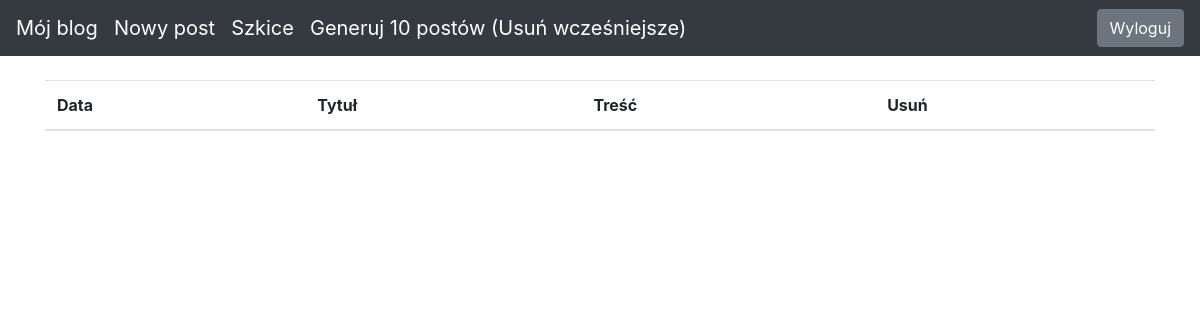
Before: /drafts/ (signed in) with the older database file.
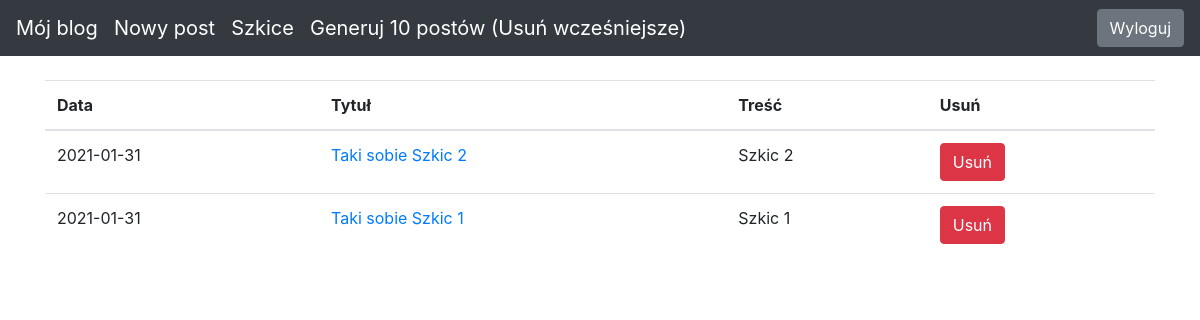
After: the same page with the newer database file.
### blog/models.py (models this page shows)
class Entry(db.Model):
   id = db.Column(db.Integer, primary_key=True)
   title = db.Column(db.String(80), nullable=False)
   body = db.Column(db.Text, nullable=False)
   pub_date = db.Column(db.DateTime, nullable=False,
       default=datetime.datetime.utcnow)
   is_published = db.Column(db.Boolean, default=False)

### blog/routes.py (the view)
@app.route("/drafts/", methods=['GET'])
@login_required
def list_drafts():
    drafts = Entry.query.filter_by(is_published=False).order_by(Entry.pub_date.desc())
    return render_template("drafts.html", drafts=drafts)

### blog/routes.py (called while the page is built)
def login_required(view_func):
   @functools.wraps(view_func)
   def check_permissions(*args, **kwargs):
       if session.get('logged_in'):
           return view_func(*args, **kwargs)
       return redirect(url_for('login', next=request.path))
   return check_permissions

### blog/templates/drafts.html
{% extends "base.html" %}
{% block content %}
<table class="table">
   <thead>
     <tr>
       <th scope="col">Data</th>
       <th scope="col">Tytuł</th>
       <th scope="col">Treść</th>
       <th scope="col">Usuń</th>
     </tr>
   </thead>
   <tbody>
       {% for post in drafts %}
     <tr>
       <td>
           {{ post.pub_date.strftime('%Y-%m-%d') }}
       </td>
       <td>
           <a href="{{ url_for('edit_entry', entry_id=post.id) }}">
               {{ post.title }}
           </a>
       </td>
       <td>{{ post.body|truncate(100, true) }}</td>
       <td>
       <form action="{{ url_for('delete_entry', entry_id=post.id) }}" method="POST">
         <button type="submit" class="btn btn-danger">Usuń</button>
         </form>
        </td>
     </tr>
     {% endfor %}
   </tbody>
 </table>
{% endblock %}

### blog/templates/base.html (shortened to what this page needs)
<!doctype html>
<html lang="en">
<head>
 <link rel="stylesheet" href="https://stackpath.bootstrapcdn.com/bootstrap/4.5.0/css/bootstrap.min.css"
>
</head>
<body>
 <nav class="navbar navbar-expand-md navbar-dark bg-dark fixed-top">
   <a class="navbar-brand" href="/">Mój blog</a>
   <a class="navbar-brand" href="/new-post/">Nowy post</a>
   <a class="navbar-brand" href="/drafts/">Szkice</a>
   {% if session.logged_in %}
   <a class="navbar-brand" href="/gen/">Generuj 10 postów (Usuń wcześniejsze)</a>
   {% endif %}
   <div class="collapse navbar-collapse" id="navbarsExampleDefault">
    {% if session.logged_in %}
      <form class="form-inline my-2 my-lg-0" action="{{ url_for('logout') }}" method="POST">
        <button class="btn btn-secondary my-2 my-sm-0" type="submit">Wyloguj</button>
      </form>
    {% else %}
      <a href="{{ url_for('login') }}" class="btn btn-secondary my-2 my-lg-0">Zaloguj</a>
    {% endif %}
  </div>
 </nav>
 <main role="main" class="container">
   {% block content %}
   {% endblock %}
 </main>
</html>

### blog/templates/base.html (style rules this page uses)
body { padding-top: 5rem; }

Changed rows visible on the page:
added Entry: pub_date "2021-01-31", title "Taki sobie Szkic 2", body "Szkic 2"
now on this page (row edited): Entry: pub_date "2021-01-31", title "Taki sobie Szkic 1", body "Szkic 1"
